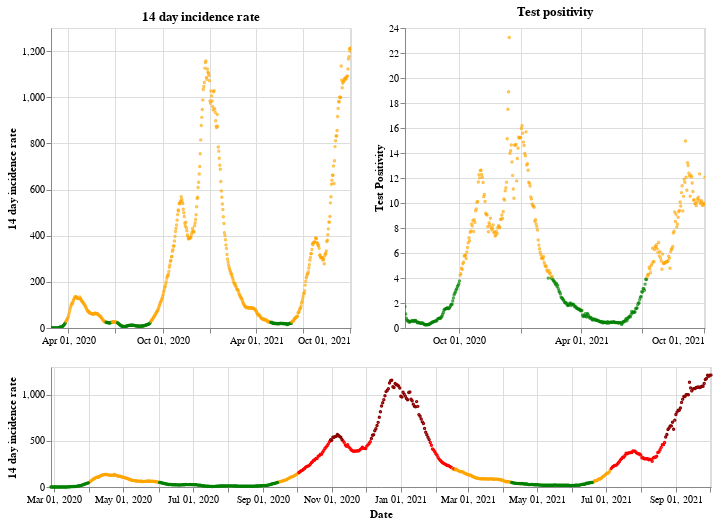

Here is the notebook cell this chart was saved with:
### Markdown cell above
## Wales

### Code cell
plot_traffic_light('Wales')

### Figure 1 — Vega-Lite specification as saved in the notebook (floating-point values rounded to 4 significant figures; data arrays with more than 128 entries replaced by an {"elided": "..."} marker saying what was removed)
{"config": {"view": {"continuousWidth": 400, "continuousHeight": 300}}, "vconcat": [{"hconcat": [{"mark": {"type": "point", "size": 2}, "encoding": {"color": {"condition": {"value": "green", "test": "(datum.twoWeeklyCasesRate <= 25)"}, "value": "orange"}, "tooltip": [{"type": "nominal", "field": "areaName"}, {"type": "temporal", "field": "date"}, {"type": "quantitative", "field": "twoWeeklyCasesRate"}, {"type": "quantitative", "field": "testPositivity"}], "x": {"type": "temporal", "axis": {"title": ""}, "field": "date", "scale": {"domain": {"selection": "DateBrush"}}, "timeUnit": "yearmonthdate"}, "y": {"type": "quantitative", "axis": {"title": "14 day incidence rate"}, "field": "twoWeeklyCasesRate"}}, "title": "14 day incidence rate", "width": 300}, {"mark": {"type": "point", "size": 2}, "encoding": {"color": {"condition": {"value": "green", "test": "(datum.testPositivity <= 4)"}, "value": "orange"}, "tooltip": [{"type": "nominal", "field": "areaName"}, {"type": "temporal", "field": "date"}, {"type": "quantitative", "field": "twoWeeklyCasesRate"}, {"type": "quantitative", "field": "testPositivity"}], "x": {"type": "temporal", "axis": {"title": ""}, "field": "date", "scale": {"domain": {"selection": "DateBrush"}}, "timeUnit": "yearmonthdate"}, "y": {"type": "quantitative", "axis": {"title": "Test Positivity"}, "field": "testPositivity"}}, "title": "Test positivity", "width": 300}]}, {"layer": [{"mark": {"type": "point", "size": 2}, "encoding": {"color": {"condition": {"value": "orange", "test": "(((datum.testPositivity < 4) && (datum.twoWeeklyCasesRate >= 50)) && (datum.twoWeeklyCasesRate < 200))"}, "value": "red"}, "opacity": {"condition": {"value": 1, "test": "((datum.twoWeeklyCasesRate >= 50) && (datum.twoWeeklyCasesRate < 500))"}, "value": 0}, "tooltip": [{"type": "nominal", "field": "areaName"}, {"type": "temporal", "field": "date"}, {"type": "quantitative", "field": "twoWeeklyCasesRate"}, {"type": "quantitative", "field": "testPositivity"}], "x": {"type": "temporal", "axis": {"title": "Date"}, "field": "date", "timeUnit": "yearmonthdate"}, "y": {"type": "quantitative", "axis": {"title": "14 day incidence rate"}, "field": "twoWeeklyCasesRate"}}, "selection": {"DateBrush": {"type": "interval", "encodings": ["x"], "fields": ["Time"]}}}, {"mark": {"type": "point", "size": 2}, "encoding": {"color": {"value": "darkred"}, "opacity": {"condition": {"value": 1, "test": "(datum.twoWeeklyCasesRate >= 500)"}, "value": 0}, "tooltip": [{"type": "nominal", "field": "areaName"}, {"type": "temporal", "field": "date"}, {"type": "quantitative", "field": "twoWeeklyCasesRate"}, {"type": "quantitative", "field": "testPositivity"}], "x": {"type": "temporal", "axis": {"title": "Date"}, "field": "date", "timeUnit": "yearmonthdate"}, "y": {"type": "quantitative", "axis": {"title": "14 day incidence rate"}, "field": "twoWeeklyCasesRate"}}}, {"mark": {"type": "point", "size": 2}, "encoding": {"color": {"condition": {"value": "green", "test": "((datum.testPositivity < 4) && (datum.twoWeeklyCasesRate < 50))"}, "value": "orange"}, "opacity": {"condition": {"value": 1, "test": "(datum.twoWeeklyCasesRate < 50)"}, "value": 0}, "tooltip": [{"type": "nominal", "field": "areaName"}, {"type": "temporal", "field": "date"}, {"type": "quantitative", "field": "twoWeeklyCasesRate"}, {"type": "quantitative", "field": "testPositivity"}], "x": {"type": "temporal", "axis": {"title": "Date"}, "field": "date", "timeUnit": "yearmonthdate"}, "y": {"type": "quantitative", "axis": {"title": "14 day incidence rate"}, "field": "twoWeeklyCasesRate"}}}], "height": 120, "width": 660}], "data": {"name": "data-aa1523fcd2f0942140130e2093467bc7"}, "$schema": "https://vega.github.io/schema/vega-lite/v4.8.1.json", "datasets": {"data-aa1523fcd2f0942140130e2093467bc7": {"elided": "584 records"}}}
